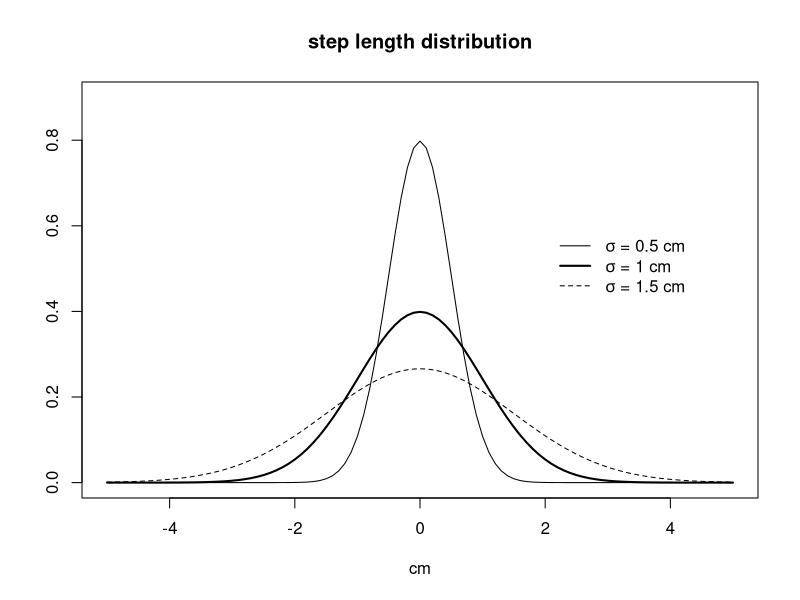
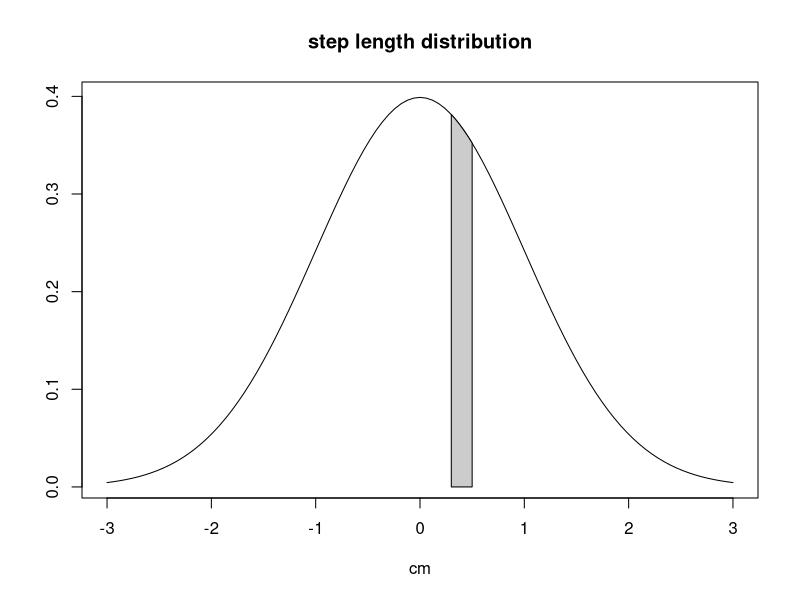

Generate these figures, in order, with R:


psil <- function(l){
return((1/(steplength*sqrt(2*pi)))*exp(-(l^2)/(2*steplength^2)))
}
steplength <- 1
windows()
curve(psil,from=-5,to=5,main="step length distribution",xlab="cm",ylab="",lwd=2,ylim=c(0,0.9))
steplength <- 0.5
curve(psil,from=-5,to=5,add=TRUE)
steplength <- 1.5
curve(psil,from=-5,to=5,add=TRUE,lty="dashed")
legend(2,0.6,legend=c(expression(paste(sigma," = 0.5 cm")),expression(paste(sigma," = 1 cm")),expression(paste(sigma," = 1.5 cm"))),lwd=c(1,2,1),bty="n",lty=c("solid","solid","dashed"))





windows()
steplength <- 1
curve(psil,from=-3,to=3,main="step length distribution",xlab="cm",ylab="")
start <- 0.3
end <- 0.5
x <- seq(start,end,length=100)
y <- psil(x)
polygon(c(start,x,end),c(0,y,0),col="#cccccc")

